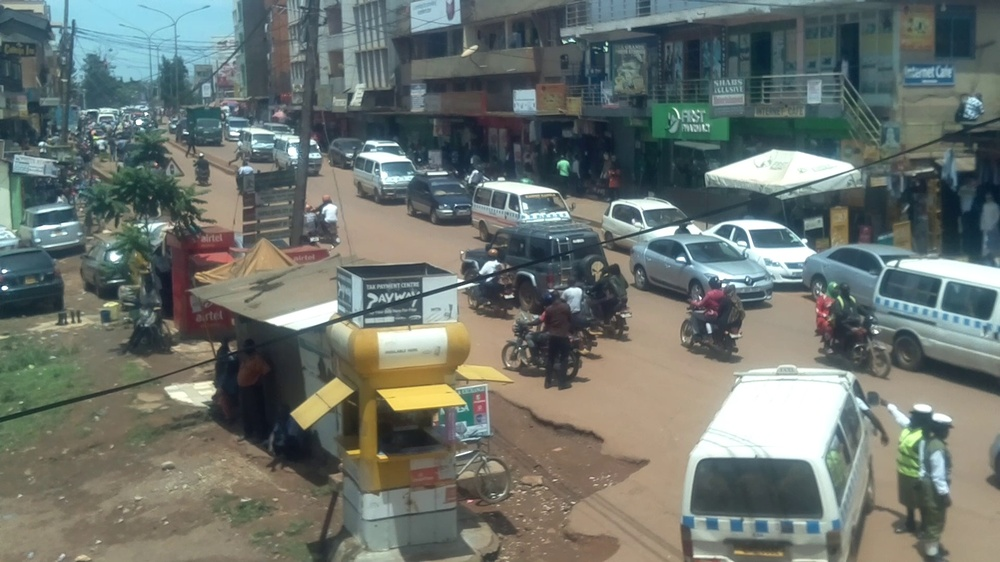
#> input picture images/frame18760.jpg, 1000 x 562 px, shrunk from 1920 x 1080 before the run
$ jupyter execute Assignment2_Sulaiman_Kagumire.ipynb   (older library calls are emulated)
#> lines starting #> are read from the running program, lines starting #| are printed output that depends on the picture
 **Sulaiman Kagumire 2100702296 2021/HD05/2296U**

[cell 1]
import cv2
import numpy as np
import pandas as pd
import glob
import matplotlib.pyplot as plt
from PIL import Image

# 1. Image Filtering

## a) Performance Assessment
For performance assessment, there is always a need to change colored images to grayscale images. The main reasons why grayscale representations are often used instead of operating on color images directly is that grayscale simplifies the algorithm, reduces computational requirements, and easy to visualize.

## i.  Average Filter
Average filter is a low pass filter that removes spatial frequency noise from an image by reducing amount of intesnsity variation between one pixel and the next. The idea for average or mean filter is to replace each pixel value in an image with the mean value of its neighbors, including itself. This eliminates pixel values which are unrepresentative of their surroundings.
- Although the noise is less apparent after mean filtering with a 3x3-kernel , the image has been softened or blurred and has lost high frequency detail

##### Varying kernel to 7x7
As seen from plot below, a 7x7 kernel or window filters out more noise and significantly smoothes the image than a 3x3 window.

However a 7x7 kernel blurs out more edges than a 3x3.

[cell 2]
image = cv2.imread('images/frame18760.jpg',0)
#> image: shape (562, 1000); min 16, max 255, mean 112.9
image = cv2.cvtColor(image, cv2.COLOR_BGR2RGB)
#> image: shape (562, 1000, 3)

[cell 3]
avg3 = cv2.blur(image,(3,3))
avg7 = cv2.blur(image, (7,7))

plt.gcf().set_size_inches(25,25)
plt.subplot(131),plt.imshow(image),plt.title('Original');
plt.xticks([]), plt.yticks([])
plt.subplot(132),plt.imshow(avg3),plt.title('Averaging Filter-3x3')
plt.xticks([]), plt.yticks([]);
plt.subplot(133),plt.imshow(avg7),plt.title('Average Filter-7x7')
plt.xticks([]), plt.yticks([]);
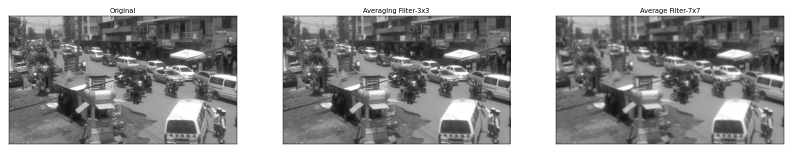
#> figure drawn by matplotlib, 3 panels

## ii. Median Filter
Like the Mean filter, this filter considers each pixel in the image in turn and looks at its nearby neighbors to decide whether or not it is representative of its surroundings. However, instead of simply replacing the pixel value with the mean of neighboring pixel values, it replaces it with the median of those values.

This type of filter is used for removing noise, and works best with images suffering from static or salt and pepper noise. One benefit of the median filter is that it retains the edges of an image.
We can introduce salt and pepper noise in an image as show below.
###### Varying kernel to 7x7
A 7x7 window in median filters, as shown below, remove almost all the introduced salt and pepper noise as compared to a 3x3. In 3x3, there is some little remaining noise on the boundary of the image. However, 7x7 window did not preserve edges in the  images

[cell 4]
def noisy(image):
    row,col,ch = image.shape
#> row = 562; col = 1000; ch = 3
    s_vs_p = 0.5
    amount = 0.04
    out = np.copy(image)
    # Salt mode
    num_salt = np.ceil(amount * image.size * s_vs_p)
#> num_salt = 33720
    coords = [np.random.randint(0, i - 1, int(num_salt))
          for i in image.shape]
    out[tuple(coords)] = 1
    # Pepper mode
    num_pepper = np.ceil(amount* image.size * (1. - s_vs_p))
#> num_pepper = 33720
    coords = [np.random.randint(0, i - 1, int(num_pepper))
          for i in image.shape]
    out[tuple(coords)] = 0
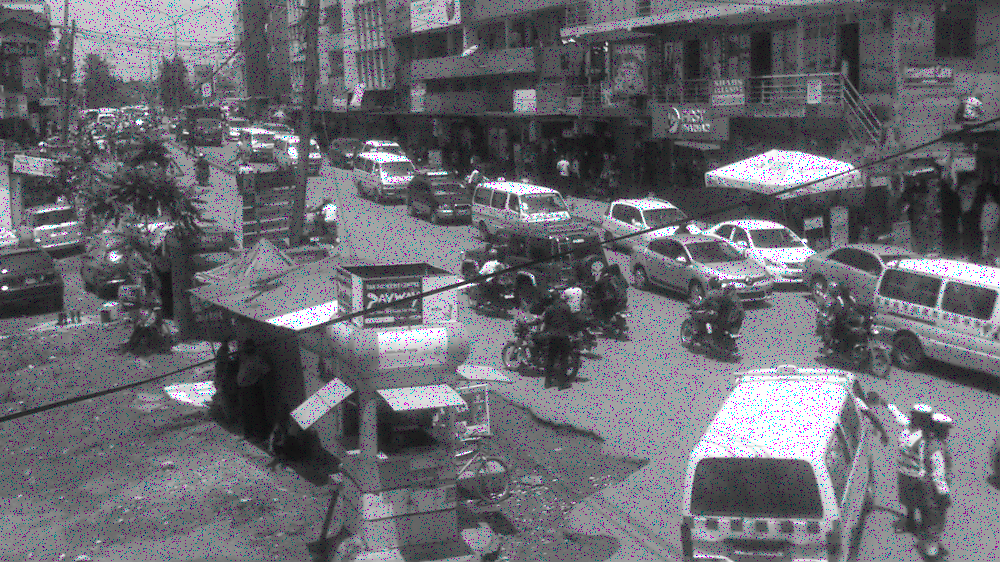
#> out: shape (562, 1000, 3); mean R, G, B 106.3, 106.3, 112.9
    return out

noisy_img = noisy(image);
median3 = cv2.medianBlur(image,3);
median7 = cv2.medianBlur(noisy_img, 7)
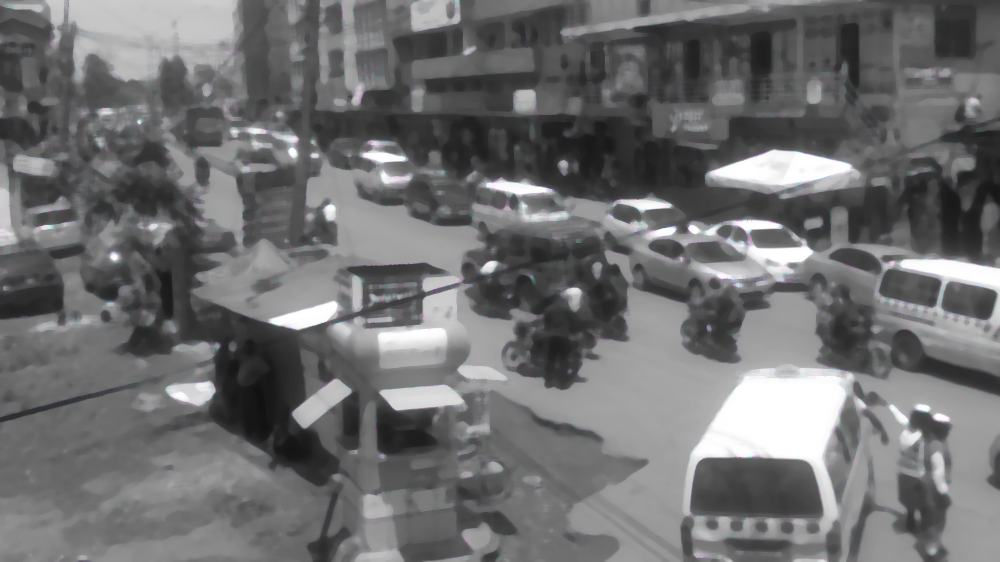
#> median7: shape (562, 1000, 3); mean R, G, B 110.9, 111, 112.1
plt.gcf().set_size_inches(25,25)
plt.subplot(131),plt.imshow(noisy_img),plt.title('Noisy Original');
plt.xticks([]), plt.yticks([])
plt.subplot(132),plt.imshow(median3),plt.title('Median Filter-3x3')
plt.xticks([]), plt.yticks([]);
plt.subplot(133),plt.imshow(median7),plt.title('Median Filter-7x7')
plt.xticks([]), plt.yticks([]);

## iii. Gaussian Filter
Gaussian filter is similar to the Mean filter. However, it uses a kernel that represents the shape of a Gaussian or bell-shaped hump. In contrast to the Mean filter’s uniformly weighted average, the Gaussian filter outputs a weighted average of each pixel’s neighborhood, with the average weighted more towards the value of the central pixels.

#### Varying kernel to 7x7 and α to 5
from the ouput below, the high value of α=5 significantly blurs the image with a kernel of 7x7. This makes the image lose it edges and shape.

Because of this, the Gaussian filter provides gentler smoothing and preserves edges better than a similarly sized Mean filter.

[cell 5]
gb3 = cv2.GaussianBlur(image, (3,3), 1,1)

gb7 = cv2.GaussianBlur(image, (7,7), 5,5 )
plt.gcf().set_size_inches(25,25)
plt.subplot(131),plt.imshow(image),plt.title('Original');
plt.xticks([]), plt.yticks([]);
plt.subplot(132),plt.imshow(gb3),plt.title('Gaussian Filter 3x3')
plt.xticks([]), plt.yticks([]);
plt.subplot(133),plt.imshow(gb7),plt.title('Gaussian Filter 7x7')
plt.xticks([]), plt.yticks([]);

## Comparing and contrasting the performance
### Gaussian vs Median Filter
In presence of salt and pepper noise, Gaussian and Mean filters do not do so well better than average filters. Gaussian filter has over a median filter is that it's faster because multiplying and adding is probably faster than sorting in mean filters. Gaussian filters also preserve more edges than average and mean filters.

# 2. Edge Detection

## Sobel edge detector
The Sobel edge detector or operator performs a 2-D spatial gradient measurement on an image and so emphasizes regions of high spatial frequency that correspond to edges. Typically it is used to find the approximate absolute gradient magnitude at each point in an input grayscale image. Pixels that have high magnitude form an edge.

It is an approximated 3x3 gradient operator, or kernel, which is convolved with the original image. The kernel is different for both the X and Y directions. The image is processed in the X and Y directions separately, using the X and Y gradient matrix first, and then combined together to form a new image which represents the sum of the X and Y edges of the image.

[cell 6]
# Read image
image = cv2.imread('images/frame18760.jpg',0)
image = cv2.cvtColor(image, cv2.COLOR_BGR2RGB)
# Blur the image for better edge detection
img_blur = cv2.GaussianBlur(image,(3,3), 1,1)
sobelxy = cv2.Sobel(src=img_blur, ddepth=cv2.CV_64F, dx=1, dy=1, ksize=5)

plt.gcf().set_size_inches(30,30)
plt.subplot(131),plt.imshow(img_blur),plt.title('Blurred Original');
plt.xticks([]), plt.yticks([]);
plt.subplot(132),plt.imshow(sobelxy),plt.title('Sobel Image')
plt.xticks([]), plt.yticks([]);
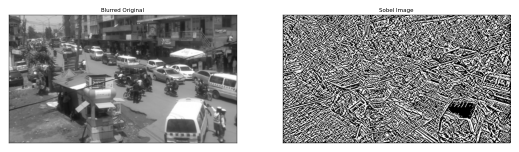
#> figure drawn by matplotlib, 2 panels

### pros
- It detects both horizontal and vertical edges from an image
-
### cons
- The edges are rough and not clear
- Not suitable for complex images

### Robert edge detector
This detector performs a simple, quick to compute, 2-D spatial gradient measurement on an image. It thus highlights regions of high spatial frequency which often correspond to edges. In its most common usage, the input to the operator is a grayscale image, as is the output. Pixel values at each point in the output represent the estimated absolute magnitude of the spatial gradient of the input image at that point.

[cell 7]
from scipy import ndimage

[cell 8]
imagerob = cv2.imread('images/frame18760.jpg',0).astype('float64')
#> imagerob: shape (562, 1000) float64; min 16, max 255, mean 112.9
# imagerob = cv2.GaussianBlur(imagerob,(3,3), 1,1)

kernelx = np.array([[1,0],[0,-1]])
kernely = np.array([[0,1],[-1,0]])
vertical = ndimage.convolve( imagerob, kernelx )
horizontal = ndimage.convolve( imagerob, kernely )
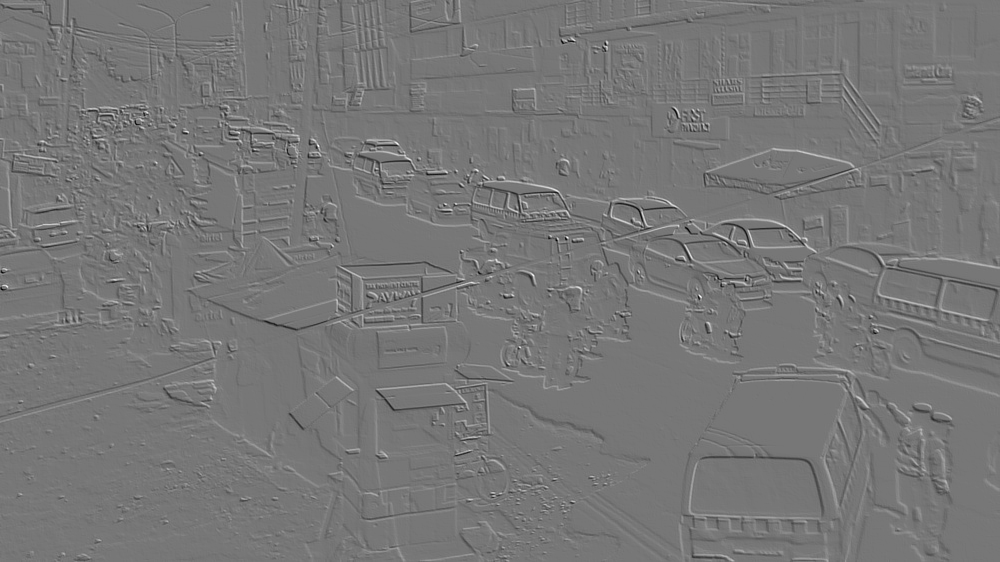
#> horizontal: shape (562, 1000) float64; min -162, max 185, mean 0; drawn with min black and max white
edged_img = np.sqrt( np.square(horizontal) + np.square(vertical))
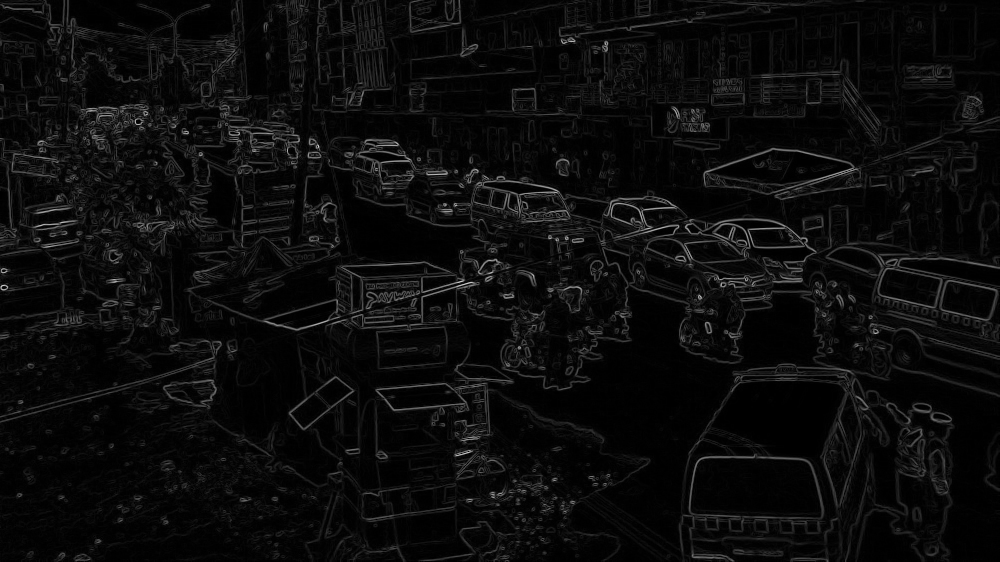
#> edged_img: shape (562, 1000) float64; min 0, max 208.3, mean 12.1

plt.gcf().set_size_inches(30,30)
plt.subplot(131),plt.imshow(imagerob, cmap=plt.get_cmap('gray')),plt.title('Blurred Original');
plt.xticks([]), plt.yticks([]);
plt.subplot(132),plt.imshow(edged_img, cmap=plt.get_cmap('gray')),plt.title('Robert edge Image')
plt.xticks([]), plt.yticks([]);

### pros
- It is fast because only four input pixels need to be examined to determine the value of each output pixel, and only subtractions and additions are used in the calculation.
### cons
- Since it uses such a small kernel, it is very sensitive to noise
- It produces weak responses to genuine edges unless they are very sharp

### Prewit edge detector
The Prewitt Edge detector is use to detect edges based applying a horizontal and verticle filter in sequence. Both filters are applied to the image and summed to form the final result. The two filters are basic convolution filters of the form:[ [1,1,1],[0,0,0],[-1,-1, -1]] and [[-1,0,1],[-1,0,1],[-1,0,1]].

[cell 9]
image = cv2.imread('images/frame18760.jpg', flags=0)
image = cv2.cvtColor(image, cv2.COLOR_BGR2RGB)

# Blur the image for better edge detection
img_gaussian = cv2.GaussianBlur(image,(3,3), 1,1)

kernelx = np.array([[1,1,1],[0,0,0],[-1,-1,-1]])
kernely = np.array([[-1,0,1],[-1,0,1],[-1,0,1]])
img_prewittx = cv2.filter2D(img_gaussian, -1, kernelx)
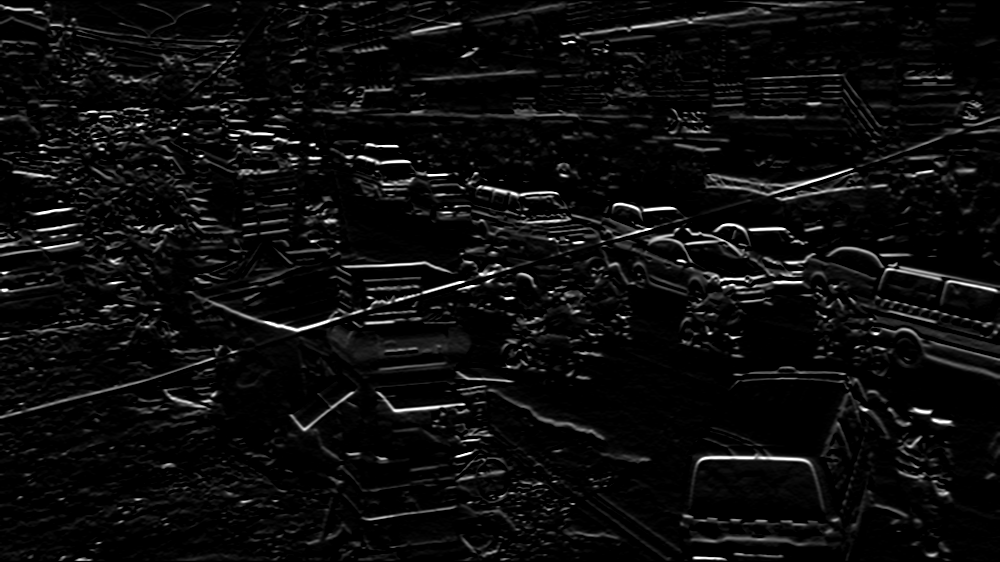
#> img_prewittx: shape (562, 1000, 3); min 0, max 255, mean 12.8
img_prewitty = cv2.filter2D(img_gaussian, -1, kernely)
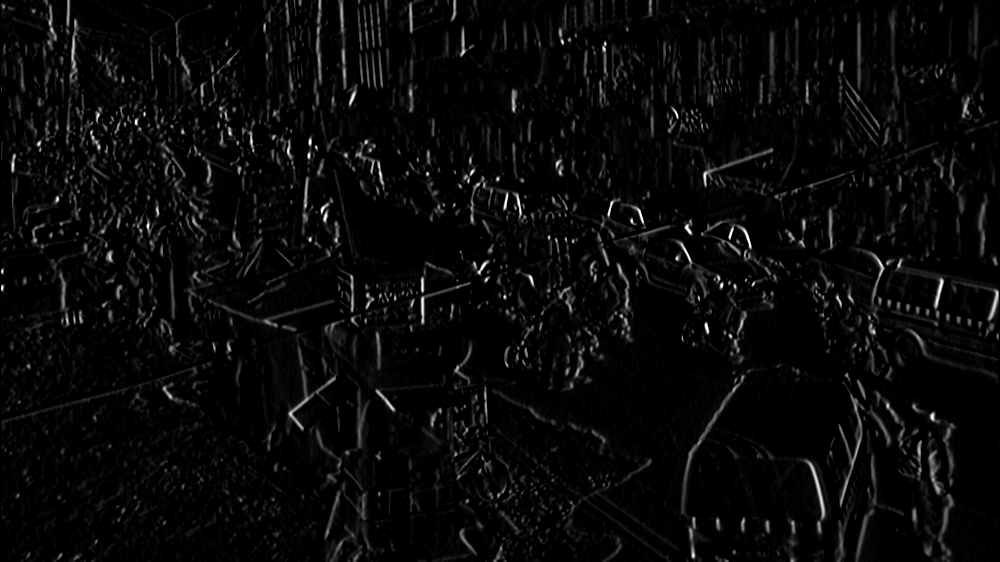
#> img_prewitty: shape (562, 1000, 3); min 0, max 255, mean 9.2
img_prewitt = img_prewittx + img_prewitty
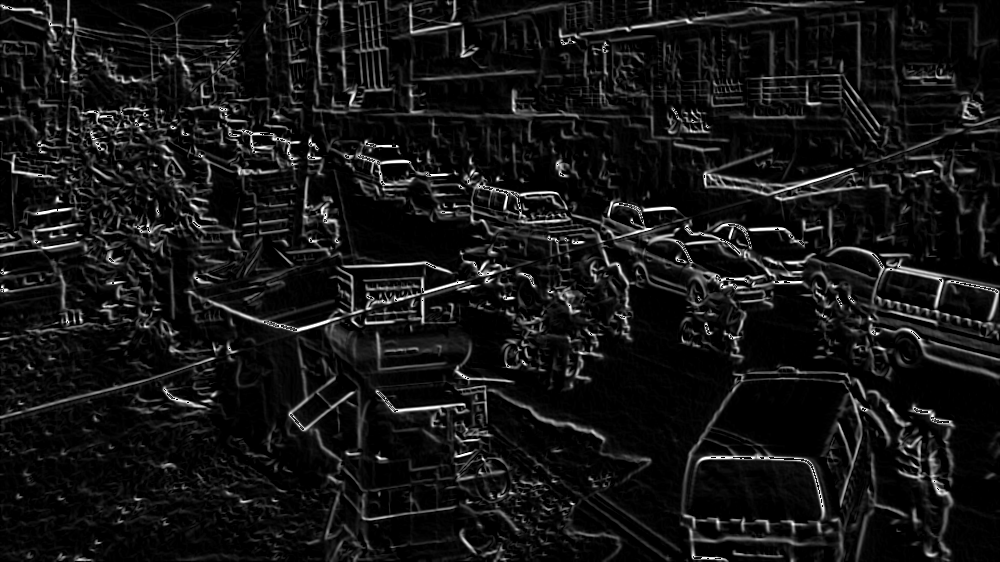
#> img_prewitt: shape (562, 1000, 3); min 0, max 255, mean 21.2

[cell 10]
plt.gcf().set_size_inches(30,30)

plt.subplot(131),plt.imshow(img_gaussian),plt.title('Blurred Original');
plt.xticks([]), plt.yticks([]);
plt.subplot(132),plt.imshow(img_prewitt),plt.title('Prewitt Image')
plt.xticks([]), plt.yticks([]);
